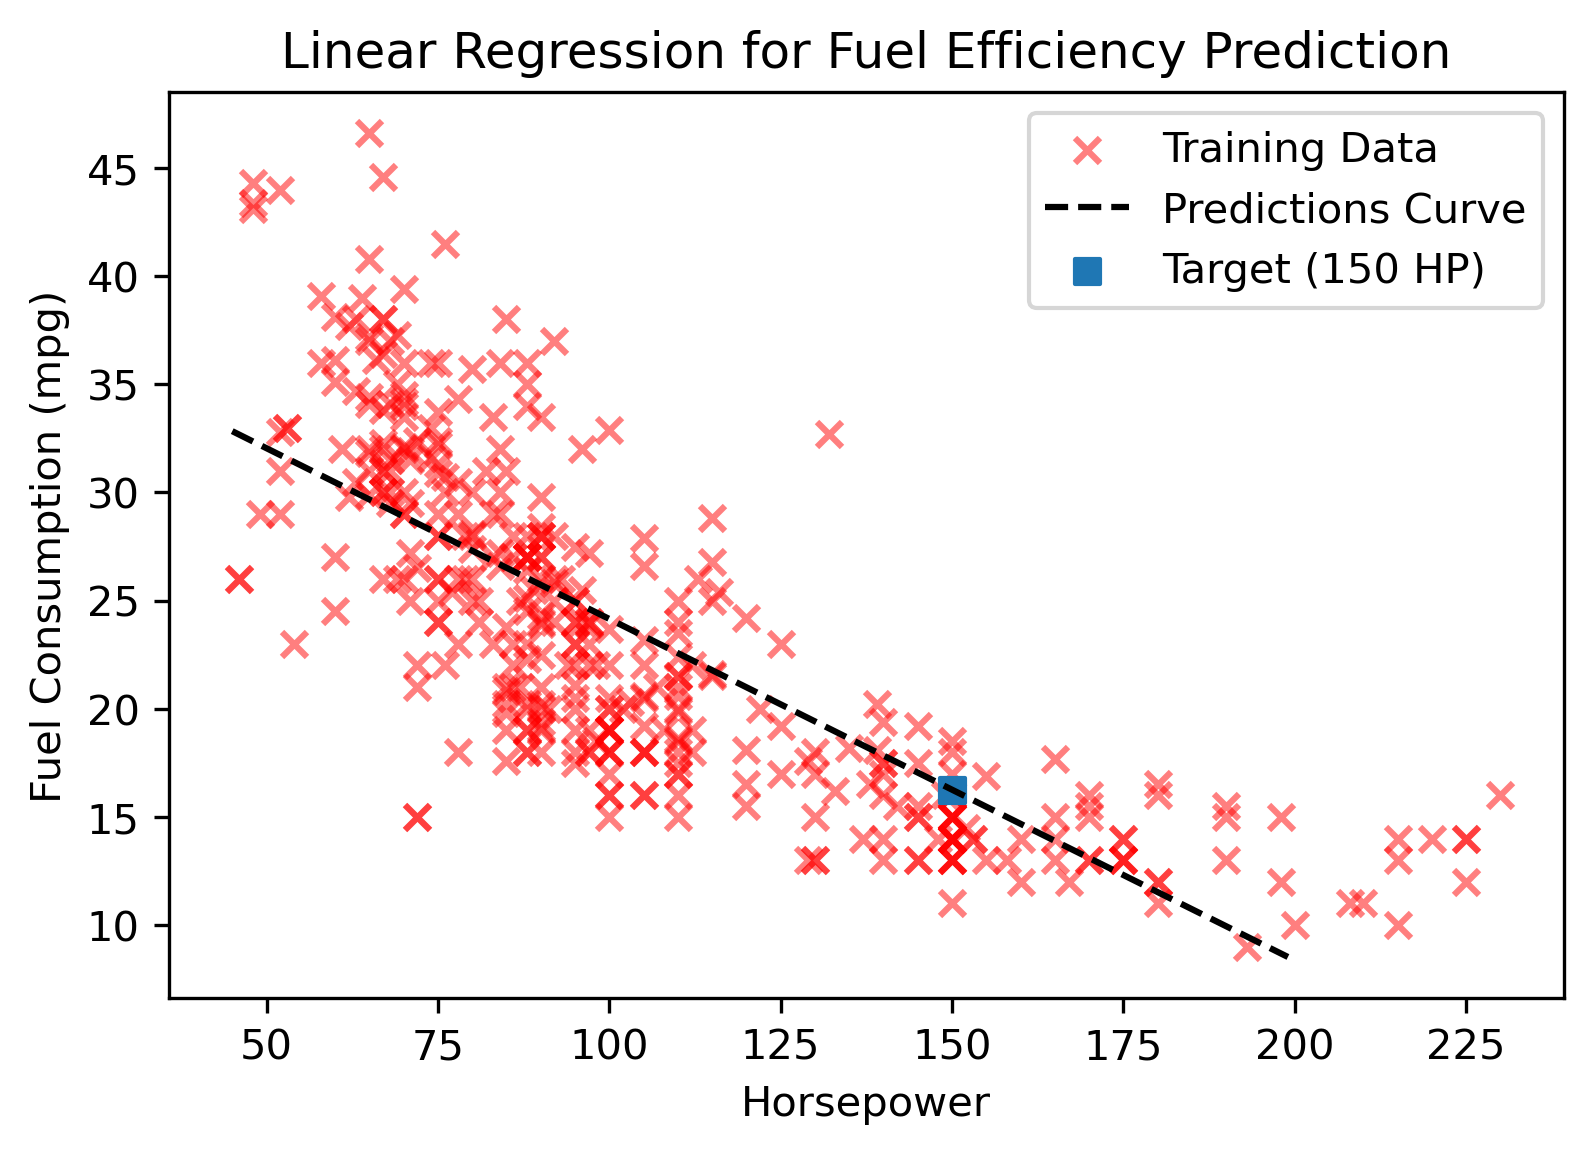

This chart was generated by the following Python code:
# -*- coding: utf-8 -*-
"""
Created on Wed Sep  6 08:28:29 2023

@author: Nicolas Martinez

Exercise:
Given a dataset that relates engine power to fuel efficiency, use linear regression to predict the fuel efficiency for an engine with 150 HP.
"""

from sklearn.linear_model import LinearRegression
import pandas as pd
import numpy as np
import matplotlib.pyplot as plt

# Read the dataset
names = ['mpg', 'cylinders', 'displacement', 'horsepower', 'weight', 'acceleration', 'model year', 'origin', 'car name']
df = pd.read_csv('../datasets/AutoMPG/auto-mpg.data', sep=r'\s+', header=None, names=names)

# Replace missing values and drop rows with missing values
df.replace('?', pd.NA, inplace=True)
df.dropna(inplace=True)

# Create the linear regression model
model = LinearRegression()

# Extract the features (horsepower) and target (fuel consumption)
horsepower = np.array([[float(x)] for x in df['horsepower']])
fuel_consumption = np.array([float(x) for x in df['mpg']], dtype=float)

# Fit the model
model.fit(horsepower, fuel_consumption)

# Create a range of horsepower values for predictions
horsepower_range = np.array([[x] for x in range(45, 200)])

# Predict fuel consumption for the range of horsepower values
predictions = model.predict(horsepower_range)

# Plot the training data, predictions curve, and target point
plt.figure(dpi=300)
plt.scatter(horsepower, fuel_consumption, label='Training Data', marker='x', c='r', alpha=0.5)
plt.plot(horsepower_range, predictions, label='Predictions Curve', c='black', ls='dashed')
plt.scatter([150], model.predict([[150]]), label='Target (150 HP)', marker='s')
plt.legend()
plt.xlabel('Horsepower')
plt.ylabel('Fuel Consumption (mpg)')
plt.title('Linear Regression for Fuel Efficiency Prediction')
plt.show()
